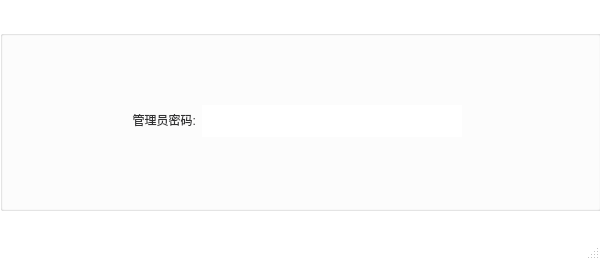
<?xml version="1.0" encoding="UTF-8"?>
<ui version="4.0">
 <class>tool_Administrator</class>
 <widget class="QMainWindow" name="tool_Administrator">
  <property name="geometry">
   <rect>
    <x>0</x>
    <y>0</y>
    <width>600</width>
    <height>260</height>
   </rect>
  </property>
  <property name="minimumSize">
   <size>
    <width>600</width>
    <height>260</height>
   </size>
  </property>
  <property name="maximumSize">
   <size>
    <width>600</width>
    <height>260</height>
   </size>
  </property>
  <property name="windowTitle">
   <string>管理员登录</string>
  </property>
  <property name="styleSheet">
   <string notr="true">QMainWindow
{
	background-color: rgb(255, 255, 255);
}</string>
  </property>
  <widget class="QWidget" name="centralwidget">
   <widget class="QGroupBox" name="groupBox">
    <property name="geometry">
     <rect>
      <x>0</x>
      <y>30</y>
      <width>601</width>
      <height>181</height>
     </rect>
    </property>
    <property name="title">
     <string/>
    </property>
    <widget class="QGroupBox" name="groupBox_2">
     <property name="geometry">
      <rect>
       <x>100</x>
       <y>60</y>
       <width>374</width>
       <height>56</height>
      </rect>
     </property>
     <property name="styleSheet">
      <string notr="true">border : none;</string>
     </property>
     <property name="title">
      <string/>
     </property>
     <layout class="QGridLayout" name="gridLayout">
      <item row="0" column="2">
       <widget class="QLineEdit" name="lineEdit">
        <property name="minimumSize">
         <size>
          <width>260</width>
          <height>32</height>
         </size>
        </property>
        <property name="maximumSize">
         <size>
          <width>260</width>
          <height>32</height>
         </size>
        </property>
        <property name="styleSheet">
         <string notr="true">border : none;</string>
        </property>
        <property name="echoMode">
         <enum>QLineEdit::Password</enum>
        </property>
        <property name="placeholderText">
         <string/>
        </property>
       </widget>
      </item>
      <item row="0" column="1">
       <widget class="QLabel" name="label">
        <property name="styleSheet">
         <string notr="true">color: rgb(50, 50, 51);</string>
        </property>
        <property name="text">
         <string>管理员密码:</string>
        </property>
        <property name="alignment">
         <set>Qt::AlignRight|Qt::AlignTrailing|Qt::AlignVCenter</set>
        </property>
       </widget>
      </item>
     </layout>
    </widget>
   </widget>
  </widget>
  <widget class="QStatusBar" name="statusbar"/>
 </widget>
 <resources/>
 <connections/>
</ui>
